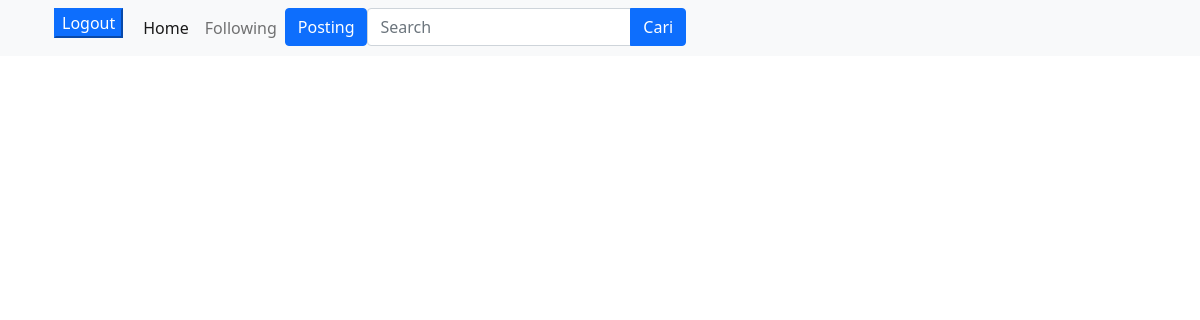
The page /public/beranda (signed in) on the database as committed earlier.
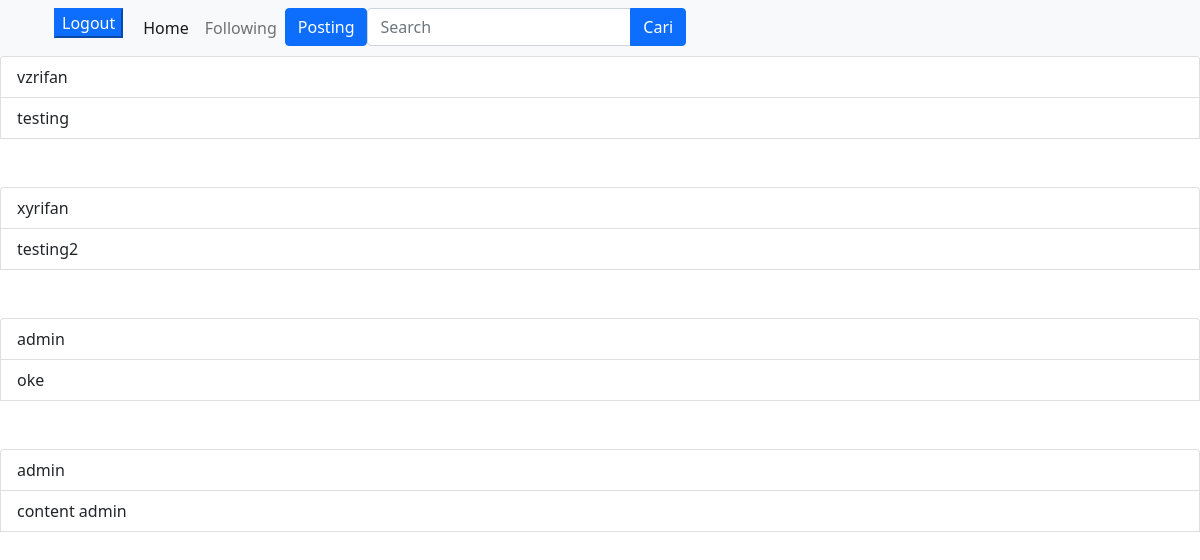
The same page on the database as committed later.
### tables this page shows
CREATE TABLE `posting` (
  `id_posting` int(11) NOT NULL,
  `id` int(11) DEFAULT NULL,
  `content` varchar(1000) DEFAULT NULL
);

CREATE TABLE `users` (
  `id` int(11) NOT NULL,
  `username` varchar(100) NOT NULL,
  `password` varchar(100) NOT NULL
);

### app/core/Controller.php (called while the page is built, shortened)
<?php
class Controller
{
    public function view($view, $data = [])
    {
        require_once '../app/views/' . $view . '.php';
    }
    public function model($model)
    {
        return new $model;
    }
}

### app/controllers/Beranda.php (called while the page is built, shortened)
<?php
class Beranda extends Controller
{
    public function index()
    {
        $data['judul'] = 'Beranda';
        $data['posting'] = $this->model('Posting_model')->getAllPosting();
        $this->view('templates/header', $data);
        $this->view('templates/navbar');
        $this->view('beranda/index', $data);
        $this->view('templates/footer');
    }
}

### app/core/App.php (called while the page is built, shortened)
<?php
class App
{
    protected $method = 'index';
    protected $params = [];
    public function __construct()
    {
        $this->controller = new $this->controller;
        call_user_func_array([$this->controller, $this->method], $this->params);
    }
}

### public/index.php (called while the page is built, shortened)
<?php
$app = new App;

### app/core/Database.php (called while the page is built, shortened)
<?php
class Database
{
    private $host = DB_HOST;
    private $user = DB_USER;
    private $pass = DB_PASS;
    private $db_name = DB_NAME;
    private $dbh;
    private $stmt;
    public function __construct()
    {
        $dsn = 'mysql:host=' . $this->host . ';dbname=' . $this->db_name;
        $option = [
            PDO::ATTR_PERSISTENT => true,
            PDO::ATTR_ERRMODE => PDO::ERRMODE_EXCEPTION,
        ];
        try {
            $this->dbh = new PDO($dsn, $this->user, $this->pass, $option);
        } catch (PDOException $e) {
            die($e->getMessage());
        }
    }
    public function query($query)
    {
        $this->stmt = $this->dbh->prepare($query);
    }
    public function execute()
    {
        $this->stmt->execute();
    }
    public function resultSet()
    {
        $this->execute();
        return $this->stmt->fetchAll(PDO::FETCH_ASSOC);
    }
}

### app/models/Posting_model.php (called while the page is built, shortened)
<?php
class Posting_model extends Controller
{
    private $table = 'posting';
    private $db;
    public function __construct()
    {
        $this->db = new Database;
    }
    public function getAllPosting()
    {
        $this->db->query('SELECT posting.*, users.username
                          FROM ' . $this->table . '
                          JOIN users ON posting.id = users.id');
        return $this->db->resultSet();
    }
}

### app/views/beranda/index.php (the view)
<?php foreach ($data['posting'] as $posting) : ?>
    <ul class="list-group d-flex">
        <li class="list-group-item">
            <?= $posting['username']; ?>
        </li>
        <li class="list-group-item">
            <?= $posting['content']; ?>
        </li>
        <br><br>
    <?php endforeach; ?>
    </ul>

### app/views/templates/header.php (shortened to what this page needs)
<!DOCTYPE html>
<html lang="en">
<head>
    <link href="https://cdn.jsdelivr.net/npm/bootstrap@5.0.2/dist/css/bootstrap.min.css" rel="stylesheet">
    <link href="<?= BASEURL; ?>/public/css/styles.css" rel="stylesheet">
</head>
<body>

### app/views/templates/navbar.php (shortened to what this page needs)
<nav class="navbar navbar-expand-lg navbar-light bg-light">
    <div class="container">
        <div class="collapse navbar-collapse" id="navbarNav">
            <ul class="navbar-nav">
                <div class="container">
                    <form action="<?= BASEURL; ?>/beranda/logout" method="post">
                        <button type="submit" class="btn-primary">Logout</button>
                    </form>
                </div>
                <li class="nav-item">
                    <a class="nav-link active" aria-current="page" href="<?= BASEURL; ?>/beranda">Home</a>
                </li>
                <li class="nav-item">
                    <a class="nav-link" href="<?= BASEURL; ?>/following">Following</a>
                </li>
                <li class="nav-item">
                    <button type="button" class="btn btn-primary" data-bs-toggle="modal" data-bs-target="#exampleModal">
                        Posting
                    </button>
                </li>
                <div class="col-lg-6">
                    <form action="<?= BASEURL; ?>/beranda/cari" method="post">
                        <div class="input-group">
                            <input type="text" class="form-control" placeholder="Search" name="keyword" id="keyword" autocomplete="off">
                            <button class="btn btn-primary" type="submit" id="tombolCari">Cari</button>
                        </div>
                    </form>
                </div>
            </ul>
        </div>
    </div>
</nav>

### app/views/templates/footer.php (shortened to what this page needs)
</body>
</html>

Rows that differ between the two databases and show on the page:
added posting: id.username "vzrifan", content "testing"
added posting: id.username "xyrifan", content "testing2"
added posting: id.username "admin", content "oke"
added posting: id.username "admin", content "content admin"
